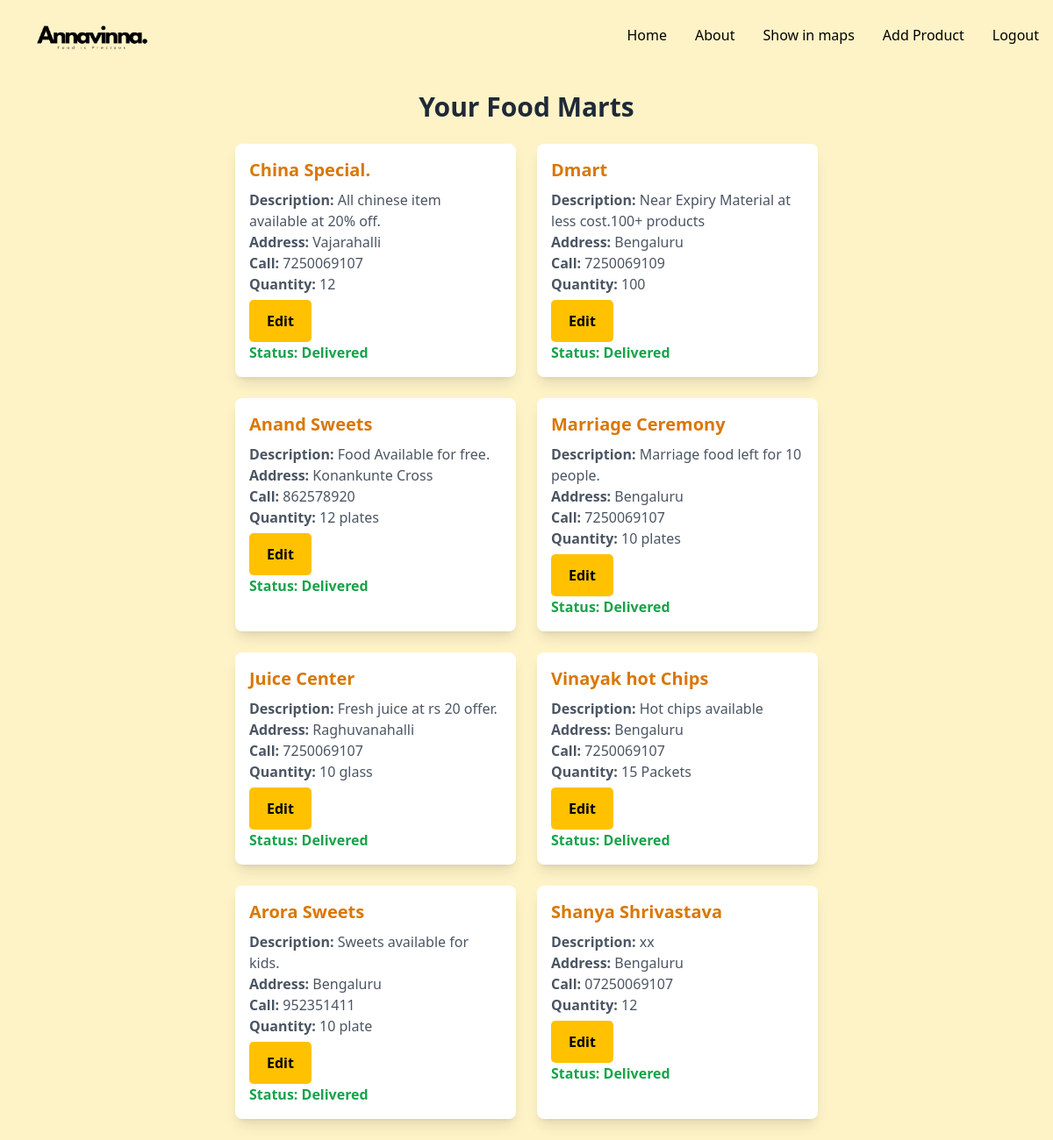
The page /foodmart/ (signed in) on the database its author committed.
### foodwaste/models.py (models this page shows, shortened)
class foodmart(models.Model):
    name=models.CharField(max_length=100)
    description=models.TextField()
    pincode=models.CharField(max_length=10)
    lat=models.CharField(max_length=20,null=True,blank=True)
    lon=models.CharField(max_length=20,null=True,blank=True)
    address=models.CharField(max_length=100,null=False,blank=False)
    phone_number = models.CharField(max_length=12)
    quantity= models.CharField(max_length=12)
    created_by = models.ForeignKey(settings.AUTH_USER_MODEL, on_delete=models.CASCADE, related_name='foodmarts')
    is_delivered = models.BooleanField(default=False)

### foodwaste/views.py (the view)
# urls.py: path('foodmart/', views.user_foodmart_list, name='foodmart_list'),
@login_required
def user_foodmart_list(request):
    foodmarts = foodmart.objects.filter(created_by=request.user)
    return render(request, 'foodmart_list.html', {'foodmarts': foodmarts})

### foodwaste/templates/foodmart_list.html (shortened to what this page needs)
{% extends "base.html" %}
{% block content %}
<div class="container mx-auto px-4 py-6">
    <h1 class="text-3xl font-bold text-center text-gray-800 mb-6">Your Food Marts</h1>
    <ul class="flex flex-wrap gap-6 justify-center">
        {% for foodmart in foodmarts %}
        <li class="bg-white shadow-lg rounded-lg overflow-hidden w-full sm:w-80 p-4 transition-transform transform hover:scale-105 hover:shadow-xl">
            <a href="{% url 'foodmart_edit'%}" class="text-xl font-semibold text-amber-600 hover:text-amber-800 block mb-2 transition-colors">
                {{ foodmart.name }}
            </a>
            <p class="text-gray-600"><span class="font-semibold">Description:</span> {{ foodmart.description }}</p>
            <p class="text-gray-600"><span class="font-semibold">Address:</span> {{ foodmart.address }}</p>
            <p class="text-gray-600"><span class="font-semibold">Call:</span> {{ foodmart.phone_number }}</p>
            <p class="text-gray-600"><span class="font-semibold">Quantity:</span> {{ foodmart.quantity }}</p>
            <a href="{% url 'foodmart_edit'%}" class="btn btn-primary">Edit</a>
            {% if foodmart.is_delivered %}
            <p class="text-green-600 font-semibold">Status: Delivered</p>
        {% else %}
            <p class="text-red-600 font-semibold">Status: Not Delivered</p>
            <a href="{% url 'markdelivered' %}" class="btn btn-primary">Mark as Delivered</a>
        {% endif %}
        </li>
        {% empty %}
        <li class="w-full text-center text-gray-600">No food marts found.</li>
        {% endfor %}
    </ul>
</div>
{% endblock %}

### foodwaste/templates/foodmart_list.html (style rules this page uses)
.btn { display: inline-block; margin-top:6px; padding: 12px 20px; font-size: 16px; font-weight: bold; text-align: center; text-decoration: none; border-radius: 5px; border: none; cursor: pointer; transition: background-color 0.3s, color 0.3s; }
.btn-primary { background-color: #FFC100; color: black; }

### rows shown on the page
foodmart: name "China Special.", description "All chinese item available at 20% off.", address "Vajarahalli", phone_number "7250069107", quantity "12", is_delivered "Status: Delivered"
foodmart: name "Dmart", description "Near Expiry Material at less cost.100+ products", address "Bengaluru", phone_number "7250069109", quantity "100", is_delivered "Status: Delivered"
foodmart: name "Anand Sweets", description "Food Available for free.", address "Konankunte Cross", phone_number "862578920", quantity "12 plates", is_delivered "Status: Delivered"
foodmart: name "Marriage Ceremony", description "Marriage food left for 10 people.", address "Bengaluru", phone_number "7250069107", quantity "10 plates", is_delivered "Status: Delivered"
foodmart: name "Juice Center", description "Fresh juice at rs 20 offer.", address "Raghuvanahalli", phone_number "7250069107", quantity "10 glass", is_delivered "Status: Delivered"
foodmart: name "Vinayak hot Chips", description "Hot chips available", address "Bengaluru", phone_number "7250069107", quantity "15 Packets", is_delivered "Status: Delivered"
foodmart: name "Arora Sweets", description "Sweets available for kids.", address "Bengaluru", phone_number "952351411", quantity "10 plate", is_delivered "Status: Delivered"
foodmart: name "Shanya Shrivastava", description "xx", address "Bengaluru", phone_number "07250069107", quantity "12", is_delivered "Status: Delivered"
